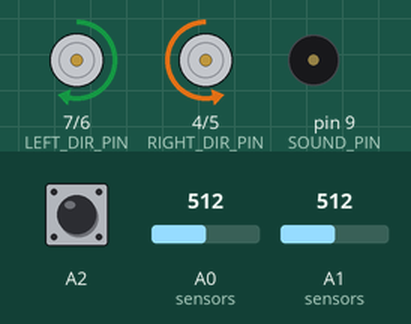
This sketch was run on a simulated Arduino Uno, built with avr-gcc and run on an emulated ATmega328P. On the bench: direction and speed pins drawn as motors (green arrow = direction pin HIGH = forward, orange = LOW = backward, longer = more drive), buzzer (waves = sounding). The test bench sets the inputs (shaded band); at power-on: A2 HIGH, A0 (sensors) = 512, A1 (sensors) = 512.

Above: at 0.8 s.
0.9 s: A2 pulled LOW for 3.2 s
At 4.2 s:
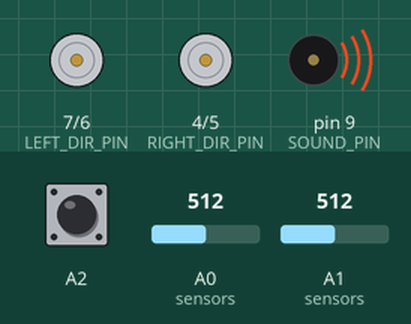
5.8 s: A2 pulled LOW for 0.15 s
At 7.6 s:
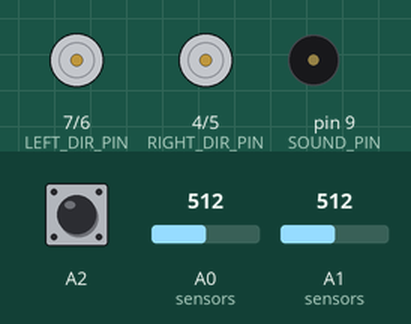
8.8 s: A2 pulled LOW for 1 s
At 9.81 s:
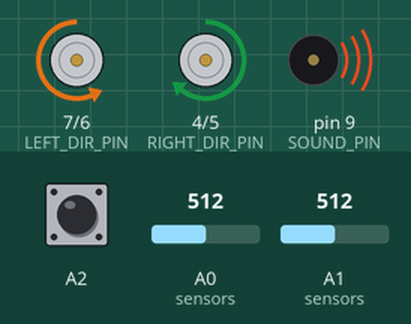
Timing chart, 0 to 17.8 s (numbered marks = the images above; inputs shaded):
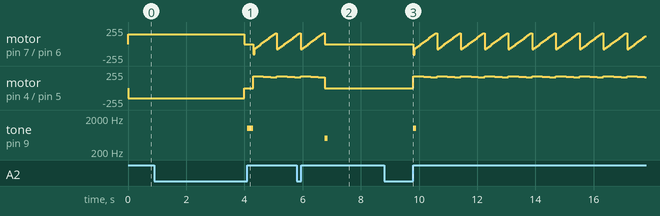

Measured:
- after the input at 0.9 s, tone on pin 9 (SOUND_PIN): silent → 1000 Hz after 3.2 s, → silent 0.20 s later
- after the input at 5.8 s, tone on pin 9 (SOUND_PIN): silent → 500 Hz after 0.96 s, → silent 0.10 s later

The sketch:

CHISTOVIK_CODE_CAR.ino
```cpp
#define LEFT_PWM_PIN 6
#define LEFT_DIR_PIN 7
#define RIGHT_PWM_PIN 5
#define RIGHT_DIR_PIN 4
#define SOUND_PIN 9

// Коэффициенты для плавного движения
#define K_P 5.0
#define K_D 3.0

// Базовая скорость
#define V 150

long long int TIME_SOUND = 0;
int LEFT_MIN = 1023;
int LEFT_MAX = 0;
int RIGHT_MIN = 1023;
int RIGHT_MAX = 0;

int LAST_DIRECTION = 0;
int ERROLD = 0;
bool IS_TURNED = false; // Флаг движения по линии
bool BUTTON_OLD = 1;
bool RECOVERING = false; // Флаг восстановления линии

// Функция управления движением
void drive(int left, int right) {
  digitalWrite(LEFT_DIR_PIN, left > 0);
  digitalWrite(RIGHT_DIR_PIN, right > 0);

  // Ограничение скорости для плавного движения
  analogWrite(LEFT_PWM_PIN, min(abs(left), 180));
  analogWrite(RIGHT_PWM_PIN, min(abs(right), 180));
}

// Функция восстановления линии с плавным дуговым движением
void recoverLine(int dir) {
  RECOVERING = true;

  // Параметры спирали
  int base_speed = 180;
  int spiral_duration = 800; // Общее время движения по спирали (мс)
  int step_delay = 50;       // Задержка между изменениями
  int steps = spiral_duration / step_delay;

  for (int step = 0; step < steps; step++) {
    // Вычисляем текущий коэффициент для спирали
    float spiral_factor = (float)step / steps;

    if (dir == 0) { // Толкнули влево - спираль вправо
      // Левый мотор: от заднего хода к переднему с увеличивающейся скоростью
      int left_speed = -80 + (int)(260 * spiral_factor); // -80 → 180
      // Правый мотор: постоянная скорость с небольшим уменьшением
      int right_speed = base_speed - (int)(20 * spiral_factor); // 180 → 160

      drive(left_speed, right_speed);
    } else { // Толкнули вправо - спираль влево
      // Правый мотор: от заднего хода к переднему с увеличивающейся скоростью
      int right_speed = -80 + (int)(260 * spiral_factor); // -80 → 180
      // Левый мотор: постоянная скорость с небольшим уменьшением
      int left_speed = base_speed - (int)(20 * spiral_factor); // 180 → 160

      drive(left_speed, right_speed);
    }

    // Проверяем датчики во время движения по спирали
    int sensor1 = map(analogRead(A0), LEFT_MIN, LEFT_MAX, 0, 100);
    int sensor2 = map(analogRead(A1), RIGHT_MIN, RIGHT_MAX, 0, 100);

    // Если нашли линию, прерываем спираль
    if (sensor1 > 60 || sensor2 > 60) {
      break;
    }

    delay(step_delay);
  }

  RECOVERING = false;
}

void end_music() {
  tone(SOUND_PIN, 1000, 2000);
}

void check_line(int sensor1, int sensor2) {
  // Если оба датчика на белом (потеряли линию)
  if (sensor1 < 60 && sensor2 < 60 && !RECOVERING) {
    if (millis() - TIME_SOUND > 30 * 1000) {
      end_music();
      drive (0,0);
      exit (0);
    }
    recoverLine(LAST_DIRECTION); // Вызов функции восстановления линии
    return;
  }

  // Если восстановление не требуется
  TIME_SOUND = millis();

  // Вычисление ошибки для обеспечения более плавного хода по линии
  double err = (sensor1 - sensor2);
  double u = err * K_P + (err - ERROLD) * K_D;

  // Ограниченные выходные значения для плавного движения
  int leftSpeed = constrain(V + u, -180, 180);
  int rightSpeed = constrain(V - u, -180, 180);

  drive(leftSpeed, rightSpeed);
  ERROLD = err;

  // Запоминаем последнее направление отклонения
  if (sensor2 > sensor1) {
    LAST_DIRECTION = 0; // Толкнули влево
  } else {
    LAST_DIRECTION = 1; // Толкнули вправо
  }
}

void start_button() {
  if (digitalRead(A2) == 1 && BUTTON_OLD == 0) {
    delay(5); // Антидребезг
    if (digitalRead(A2) == 1) {
      IS_TURNED = !IS_TURNED;
      if (IS_TURNED) {
        tone(SOUND_PIN, 1000, 100);
      } else {
        tone(SOUND_PIN, 500, 100);
      }
    }
  }
  BUTTON_OLD = digitalRead(A2);
}

void sensors()
{
   if (IS_TURNED) {
    // Чтение и нормализация значений сенсоров
    int sensor1 = map(analogRead(A0), LEFT_MIN, LEFT_MAX, 0, 100);
    int sensor2 = map(analogRead(A1), RIGHT_MIN, RIGHT_MAX, 0, 100);
    // Проверяем, потеряна ли линия
    check_line(sensor1, sensor2);
  }
  else {
    drive(0, 0); // Остановка при выключенном режиме
  }
}

void setup() {
  pinMode(LEFT_PWM_PIN, OUTPUT);
  pinMode(LEFT_DIR_PIN, OUTPUT);
  pinMode(RIGHT_PWM_PIN, OUTPUT);
  pinMode(RIGHT_DIR_PIN, OUTPUT);
  pinMode(SOUND_PIN, OUTPUT);

  // Калибровка датчиков
  int tim = millis();
  while (millis() - tim < 4000) {
    drive(150, -150); // Медленное вращение для калибровки
    int left = analogRead(A0);
    int right = analogRead(A1);
    // Для каждого датчика определяет, что есть самое черное, а что есть самое белое
    LEFT_MIN = min(left, LEFT_MIN);
    LEFT_MAX = max(left, LEFT_MAX);
    RIGHT_MIN = min(right, RIGHT_MIN);
    RIGHT_MAX = max(right, RIGHT_MAX);
  }
  drive(0, 0);

  pinMode(A2, INPUT_PULLUP);

  // Ожидание нажатия кнопки для старта
  while (digitalRead(A2) == HIGH) {
    delay(10);
  }
  while (digitalRead(A2) == LOW) {
    delay(10);
  }

  tone(SOUND_PIN, 1000, 200);
  delay(200);
  IS_TURNED = true;
}

void loop() {
  start_button(); // Включает-выключает IS_TURNED
  sensors();  // Проверяет включена ли IS_TURNED. Если да, то вызывает функцию следования по линии, если не видит линию, то вызывает функцию поиска линии, если не находит линию 30 сек - останавливает код
  delay(10); // Небольшая задержка для стабильности
}
```

Task1_BobAlice.cpp
```cpp
#include <stdio.h>
#include <stdlib.h>
#include <math.h>

typedef long long int Money; // RUB

typedef struct {
    Money savings;
    Money salary;
    typedef struct {
        Money monthly_fee; // ипотечный платеж
        Money utility_expenses; // КУ
        Money property_value; // стоимость жилья
        Money rent; // аренда жилья для Боба
    } Home; // структура в структуре - объединены расходы на жилье
    Money food_expenses;
    Money other_expenses;
    Money expenses;
    Home home;
} Person;

bool bob_buy = false; // Боб купил квартиру

Person alice;
Person bob;

static void alice_init()
{
    alice.savings = 0;
    alice.salary = 220 * 1000;
    alice.home.monthly_fee = 130 * 1000;
    alice.home.property_value = 9610579;
    alice.home.utility_expenses = 5000;
    alice.food_expenses = alice.salary * 0.1;
    alice.other_expenses = alice.salary * 0.05;
    alice.expenses = 0;
}


static void bob_init()
{
    bob.savings = 2000 * 1000;
    bob.salary = 220 * 1000;
    bob.home.rent = 42 * 1000;
    bob.home.property_value = 0;
    bob.home.utility_expenses = 5000;
    bob.food_expenses = bob.salary * 0.1;
    bob.other_expenses = bob.salary * 0.05;
    bob.expenses = 0;
}


static void alice_salary(const int month)
{
    alice.savings += alice.salary;

    if (month == 12) {
        alice.salary *= 1.02;
    }
}


static void alice_expenses(const int month)
{

    alice.expenses = alice.home.utility_expenses + alice.food_expenses + alice.other_expenses + alice.home.monthly_fee;

    if (month == 12) {
        alice.home.utility_expenses *= 1.07;
        alice.food_expenses *= 1.07;
        alice.other_expenses *= 1.07;
    }

}


static void alice_savings(const int month)
{
    alice.savings -= alice.expenses;

    if (month == 12) {
        alice.savings *= 1.06; // Алиса кладёт остатки на накопительный счёт
    }

    if (month == 12) {
        alice.home.property_value *= 1.02;
    }
}


static void bob_salary(const int month)
{
    bob.savings += bob.salary;

    if (month == 12) {
        bob.salary *= 1.02;
    }
}


static void bob_expenses(const int year, const int month)
{
    if (bob_buy == false) {
        bob.expenses = bob.home.utility_expenses + bob.food_expenses + bob.other_expenses + bob.home.rent;
    }
    else {
        bob.expenses = bob.home.utility_expenses + bob.food_expenses + bob.other_expenses;
    }

    if (month == 12) {
        bob.home.utility_expenses *= 1.07;
        bob.food_expenses *= 1.07;
        bob.other_expenses *= 1.07;
        bob.home.rent *= 1.03;
    }
}


static void bob_savings(const int month)
{
    bob.savings -= bob.expenses;

    if (month == 12) {
        bob.savings *= 1.06;
    }

    if (month == 12) {
        bob.home.property_value *= 1.02;
    }
}

static void bob_buy_home(const int year, const int month)
{
    if (bob.savings >= alice.home.property_value && bob_buy == false) {
        printf("Bob buy home date = %lld, %lld \n", year, month);
        bob.savings -= alice.home.property_value;
        bob.home.property_value = alice.home.property_value;
        bob_buy = true;
    }
}


static void print_info_alice() {
    printf("Alice capital = %lld RUB\n", alice.savings + alice.home.property_value);
}


static void print_info_bob() {
    printf("Bob capital = %lld RUB\n", bob.savings + bob.home.property_value);
}


static void simulation()
{
    int year = 2025;
    int month = 9;

    while (!((year == 2025 + 20) && (month == 10))) {

        alice_salary(month);
        alice_expenses(month);
        alice_savings(month);

        bob_salary(month);
        bob_expenses(year, month);
        bob_savings(month);
        bob_buy_home(year, month);

        ++month;
        if (month == 13)
        {
            month = 1;
            ++year;
        }
    }
}


int main() {

    alice_init();
    bob_init();

    simulation();

    print_info_alice();
    print_info_bob();

    return 0;
}
```
